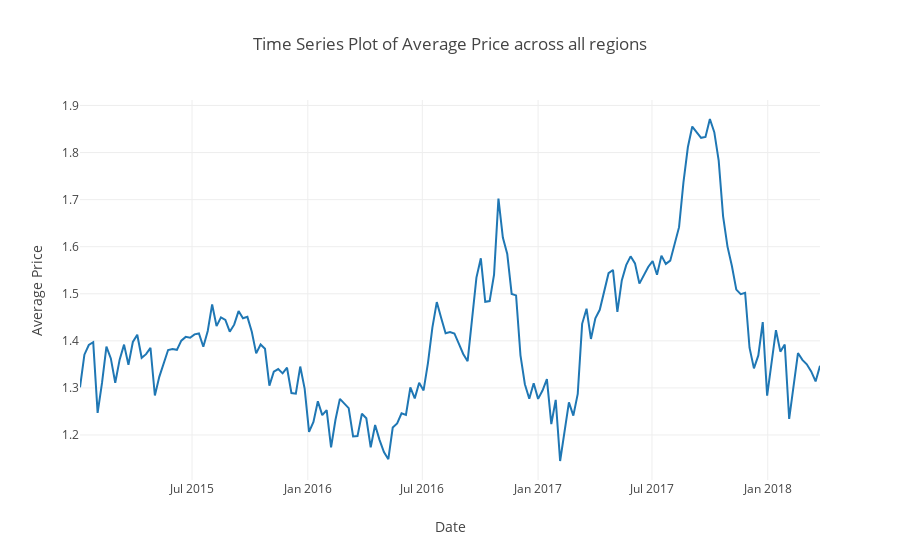

The notebook cell saved with this chart:
### Markdown cell above
## Time Series plot of Average Price across all regions

### Code cell
df['Date']=pd.to_datetime(df['Date'], format="%m/%d/%y")
dateMean = df.groupby('Date').mean()
scatter = go.Scatter(x=dateMean.AveragePrice.index, y=dateMean.AveragePrice)
data = [scatter]
layout=go.Layout(title="Time Series Plot of Average Price across all regions", xaxis={'title':'Date'}, yaxis={'title':'Average Price'})
figure=go.Figure(data=data,layout=layout)
iplot(figure)

### Figure 1 — Plotly figure (JSON) as saved in the notebook; plotly's stock layout.template omitted (floating-point values rounded to 4 significant figures; data arrays with more than 128 entries replaced by an {"elided": "..."} marker saying what was removed)
{"data": [{"type": "scatter", "uid": "396e84d8-c924-11e8-b050-d4619d242650", "x": {"elided": "169 str values"}, "y": {"elided": "169 float values"}}], "layout": {"title": "Time Series Plot of Average Price across all regions", "xaxis": {"title": "Date"}, "yaxis": {"title": "Average Price"}}}
